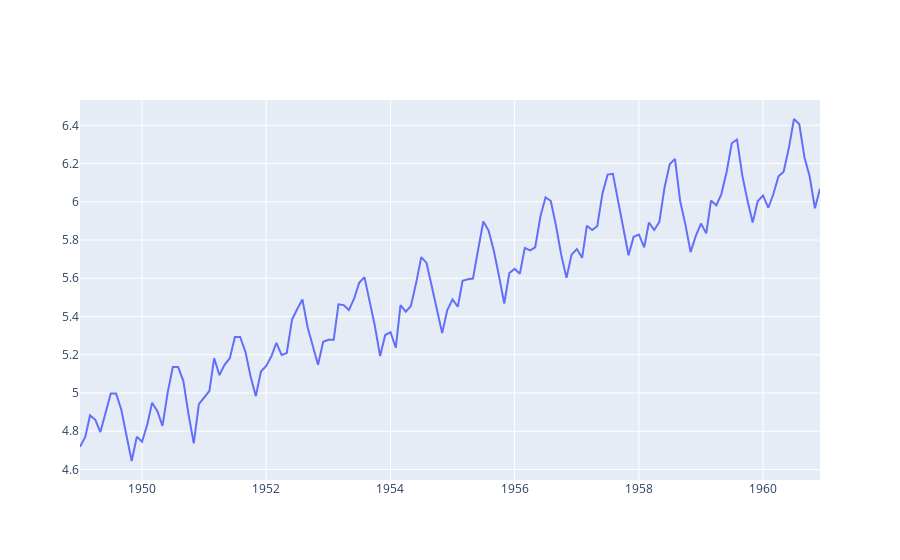

The notebook cell saved with this chart:
### Markdown cell above
Применение трансформации

### Code cell
df['boxcox']=boxcox(df['Passengers'],lmbda=0)
iplot(Figure(data=Scatter(x=df['Month'],y=df['boxcox'])))

### Figure 1 — Plotly figure (JSON) as saved in the notebook; plotly's stock layout.template omitted (floating-point values rounded to 4 significant figures; data arrays with more than 128 entries replaced by an {"elided": "..."} marker saying what was removed)
{"data": [{"x": {"elided": "144 str values"}, "y": {"elided": "144 float values"}, "type": "scatter"}], "layout": {}}
